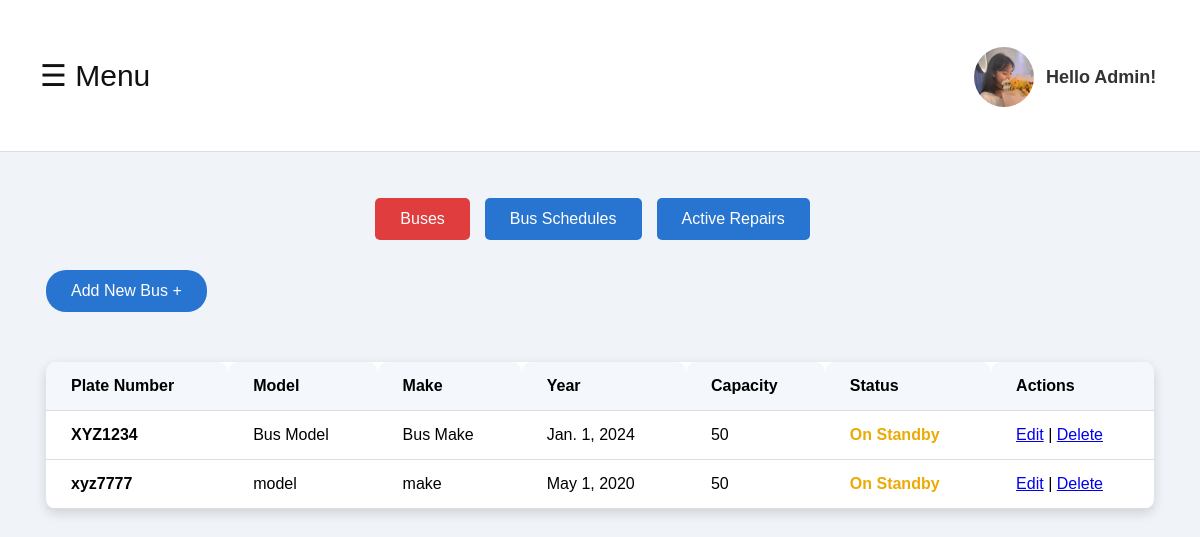
The app's page /home/ (signed in), older data.
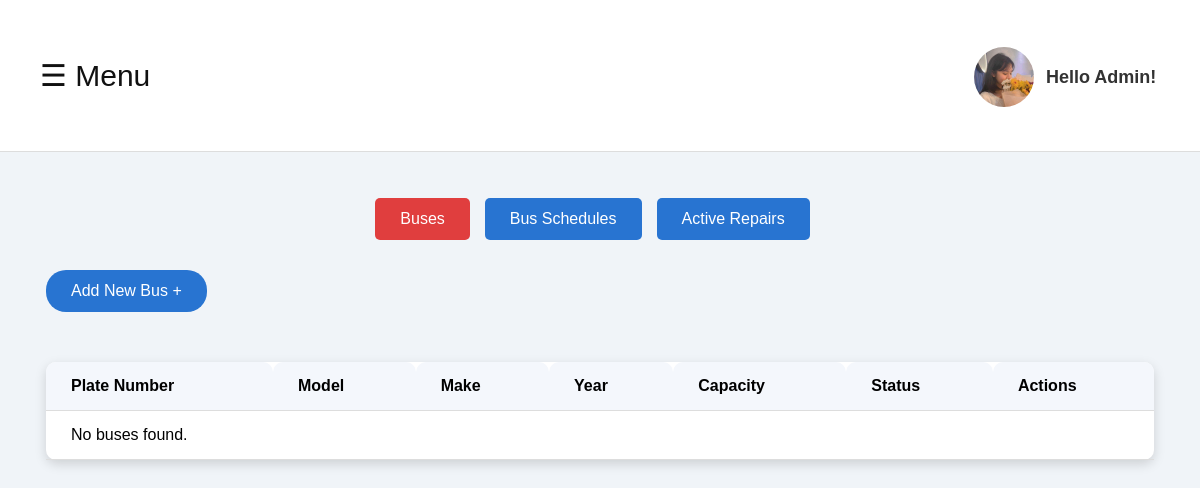
The same page, newer data.
### bms_bus_information_management/models.py (models this page shows, shortened)
class Bus(models.Model):
    BUS_STATUS_CHOICES = [
        ('on_standby', 'On Standby'),
        ('in_transit', 'In Transit'),
        ('under_maintenance', 'Under Maintenance'),
    ]
    bus_id = models.AutoField(primary_key=True)
    plate_number = models.CharField(max_length=100, unique=True)
    model = models.CharField(max_length=100)
    make = models.CharField(max_length=100)
    year = models.DateField()
    capacity = models.IntegerField()
    status = models.CharField(max_length=50, choices=BUS_STATUS_CHOICES, default='on_standby')  # Use choices here
    user = models.ForeignKey(User, on_delete=models.CASCADE)

### bms_user_authentication/views.py (the view)
# urls.py: path('home/', views.user_homepage, name='home_page'),
@login_required
def user_homepage(request):
    buses = Bus.objects.filter(user=request.user)
    return render(request,  'bms_bus_information_management/home_page.html', {
        'buses': buses,
    })

### bms_bus_information_management/templates/bms_bus_information_management/home_page.html (shortened to what this page needs)
<!DOCTYPE html>
<html lang="en">
<head>
    {% load static %}
    <link rel="stylesheet" href="{% static 'css/home.css' %}">
    <link rel="stylesheet" href="https://cdnjs.cloudflare.com/ajax/libs/font-awesome/4.7.0/css/font-awesome.min.css">
</head>
<body>
    <div class="navbar">
        <span class="open-nav-btn" onclick="openNav()">&#9776; Menu</span>
        <div class="profile">
            <a href="{% url 'profile' %}" style="margin-right: 4rem;">
                <img src="{% static 'images/profile-icon.png' %}" alt="Profile">
            </a>
            <p class="hello-admin">Hello Admin!</p>
        </div>
    </div>
    <div id="main" class="container">
        <div class="tabs">
            <a href="{% url 'bus_list' %}"><button class="tab-btn active">Buses</button></a>
            <a href="{% url 'schedule_list' %}"><button class="tab-btn">Bus Schedules</button></a>
            <a href="{% url 'repair_list' %}"><button class="tab-btn">Active Repairs</button></a>
        </div>
        <div class="schedule-section">
            <button class="add-btn">Add New Bus +</button>
        </div>
        <div class="schedule-section">
            <table class="bus-table">
                <thead>
                    <tr>
                        <th>Plate Number</th>
                        <th>Model</th>
                        <th>Make</th>
                        <th>Year</th>
                        <th>Capacity</th>
                        <th>Status</th>
                        <th>Actions</th>
                    </tr>
                </thead>
                <tbody>
                    {% for bus in buses %}
                        <tr>
                            <td><span class="plate-number">{{ bus.plate_number }}</span></td>
                            <td><span class="model-adjust">{{ bus.model }}</span></td>
                            <td>{{ bus.make }}</td>
                            <td>{{ bus.year }}</td>
                            <td>{{ bus.capacity }}</td>
                            <td><span class="status {{ bus.get_status_display|lower }}">{{ bus.get_status_display }}</span></td>
                            <td>
                                <a href="{% url 'edit_bus' bus.bus_id %}">Edit</a> |
                                <a href="{% url 'delete_bus' bus.bus_id %}">Delete</a>
                            </td>
                        </tr>
                    {% empty %}
                        <tr>
                            <td colspan="7">No buses found.</td>
                        </tr>
                    {% endfor %}
                </tbody>
            </table>
        </div>
    </div>
</body>
</html>

### BMS/static/css/home.css (style rules this page uses)
body { font-family: Arial, sans-serif; margin: 0; padding: 0; background-color: #f0f4f8; }
.navbar { display: flex; justify-content: space-between; align-items: center; background-color: white; padding: 15px 30px; border-bottom: 1px solid #ddd; }
.profile img { width: 45px; border-radius: 50%; }
.tabs { display: flex; justify-content: center; margin-top: 30px; }
.tab-btn { background-color: #2874d1; color: white; padding: 12px 25px; border: none; cursor: pointer; margin-right: 15px; font-size: 16px; border-radius: 5px; transition: background-color 0.3s; }
.tab-btn.active { background-color: #e03e3e; }
.schedule-section, .repair-section { margin: 30px; }
.add-btn { background-color: #2874d1; color: white; padding: 12px 25px; border-radius: 20px; border: none; cursor: pointer; font-size: 16px; transition: background-color 0.3s; margin-bottom: 20px; }
.bus-table { width: 100%; border-collapse: collapse; background-color: white; border-radius: 10px; box-shadow: 0 4px 12px rgba(0, 0, 0, 0.15); margin-top: 20px; }
.bus-table th, .bus-table td { padding: 15px 25px; text-align: left; border-bottom: 1px solid #ddd; }
.bus-table th { background-color: #f4f7fc; font-weight: bold; border-top-left-radius: 10px; border-top-right-radius: 10px; }

### bms_bus_information_management/templates/bms_bus_information_management/home_page.html (style rules this page uses)
.open-nav-btn { font-size: 30px; cursor: pointer; margin: 10px; color: #111; }
#main { transition: margin-left 0.5s; padding: 16px; }
.navbar .profile p { position: relative; bottom: 1.9rem; right: 0rem; font-size: 18px; font-weight: bold; color: #333; z-index: 1; }
.navbar .profile img { position: relative; top: 2rem; right: 4.5rem; width: 60px; }

Row changes from the older to the newer data that the page shows:
removed Bus: plate_number "XYZ1234", model "Bus Model", make "Bus Make", year "Jan. 1, 2024", capacity "50", status "On Standby"
removed Bus: plate_number "xyz7777", model "model", make "make", year "May 1, 2020", capacity "50", status "On Standby"
Text that changed along with them:
text now shown: "No buses found."
